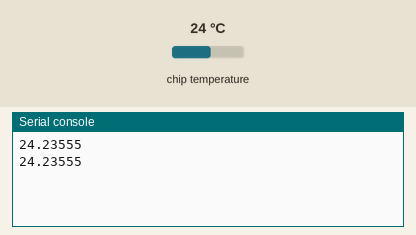
The program below on a simulated Raspberry Pi Pico running MicroPython. Parts: the last lines printed to the serial console. Inputs (shaded band) come from the test bench; at power-on: chip temperature 24 °C.

Above: at 1.2 s.
1.3 s: chip temperature set to 1 °C
At 2.6 s:
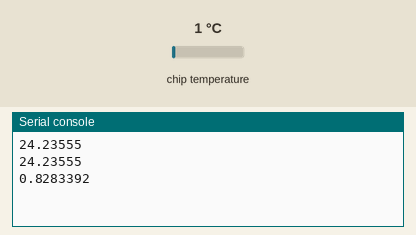
2.8 s: chip temperature set to 11 °C
At 3.7 s:
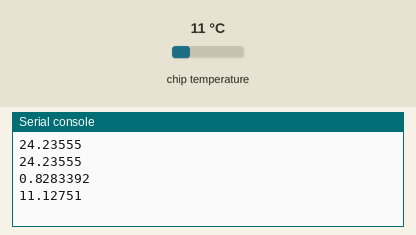
Timing chart, 0 to 5.8 s (numbered marks = the images above; inputs shaded):
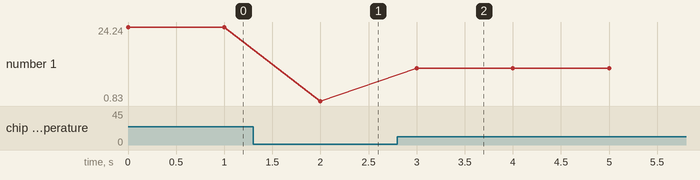

The program:

main1.py
```python
import machine
import time

adc = machine.ADC(4)
conversion_factor = 3.3/(65535)

while True:
    reading = adc.read_u16() * conversion_factor

    # The temperature sensor measures the Vbe voltage of a biased bipolar diode, connected to the fifth ADC channel
    # Typically, Vbe = 0.706V at 27 degrees C, with a slope of -1.721mV (0.001721) per degree.
    temperature = 27 - (reading - 0.706)/0.001721
    print(temperature)
    time.sleep(1)
```

Measured:
- after the input at 1.3 s, the serial console: prints a new line after 0.70 s (image 1)
- after the input at 2.8 s, the serial console: prints a new line after 0.20 s (image 2)
- plotted number 1: 24.24 → 0.83 after the input at 1.3 s, 0.83 → 11.13 after the input at 2.8 s
